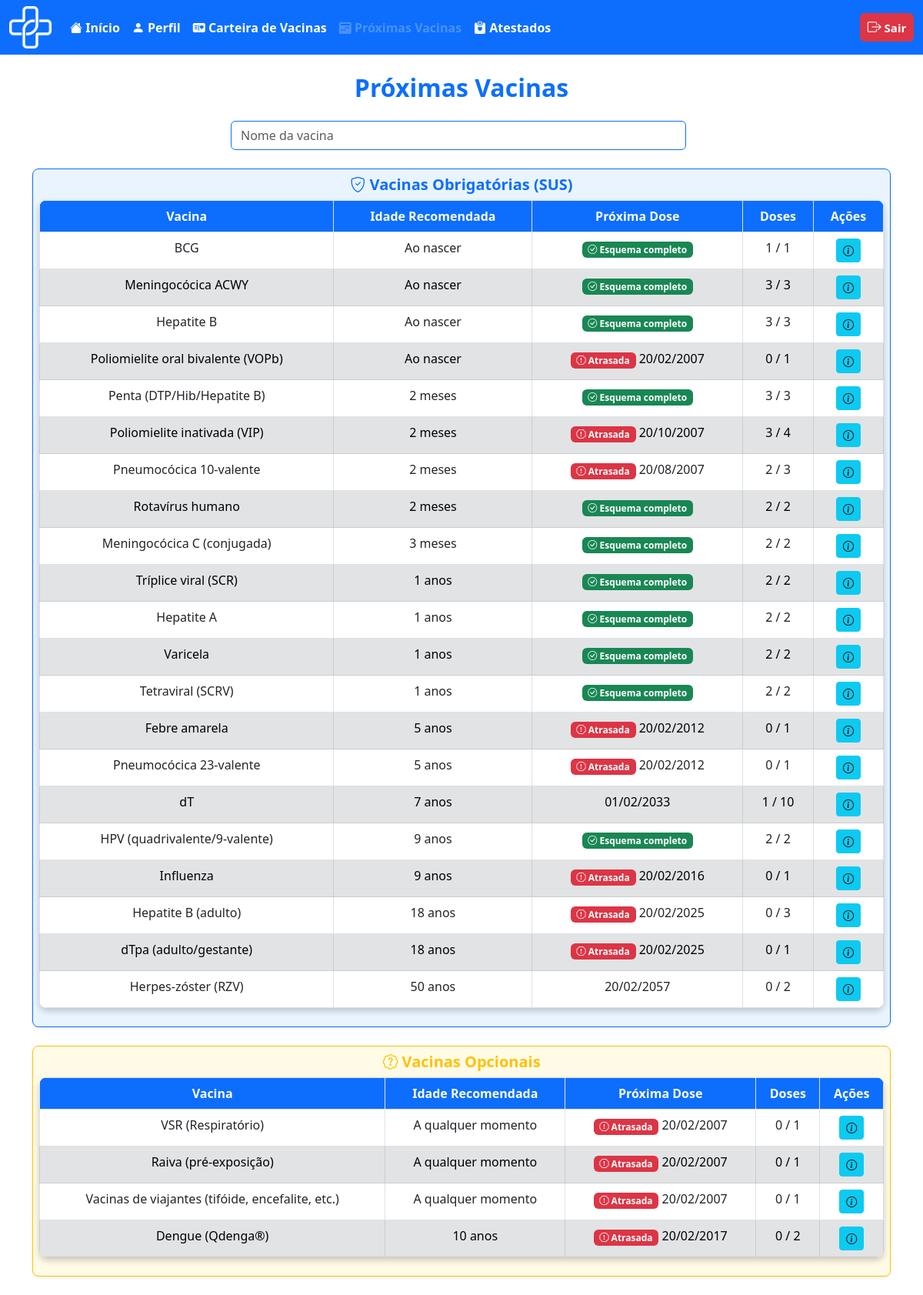
The app's page /usuario/proxima_vac.php (signed in), older data.
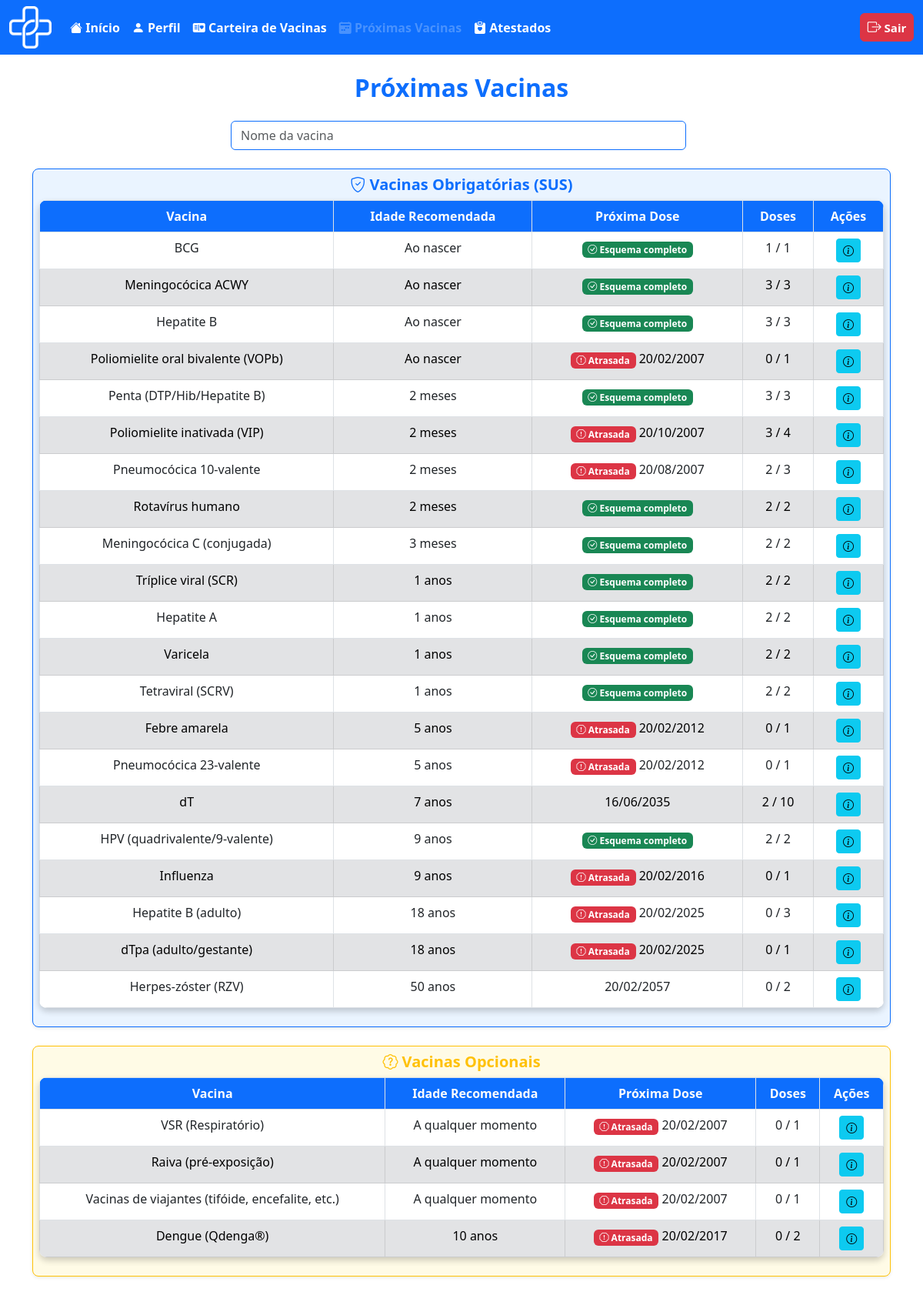
The same page, newer data.
### tables this page shows
CREATE TABLE `vacina` (
  `id_vaci` int(11) NOT NULL,
  `nome_vaci` varchar(100) NOT NULL,
  `fabri_vaci` varchar(100) NOT NULL,
  `lote_vaci` varchar(50) NOT NULL,
  `via_adimicao` varchar(50) NOT NULL,
  `n_dose` int(1) NOT NULL,
  `intervalo_dose` int(11) NOT NULL,
  `idade_reco` varchar(20) DEFAULT NULL,
  `estoque` int(11) NOT NULL,
  `sus` tinyint(1) NOT NULL DEFAULT 1
);

### usuario/proxima_vac.php (the view, shortened to what the changed rows need)
<?php
include('../outros/db_connect.php');
$id_usuario = $_SESSION['id_usuario'];
$stmt = $conn->prepare("SELECT naci_usuario FROM usuario WHERE id_usuario = ?");
$stmt->bind_param("i", $id_usuario);
$stmt->execute();
$stmt->bind_result($naci_usuario);
$naci_usuario = $naci_usuario ?? date('Y-m-d');
$sql = "SELECT id_vaci, nome_vaci, idade_reco, n_dose, intervalo_dose, sus FROM vacina";
$result = $conn->query($sql);
$vacinas = [];
while ($row = $result->fetch_assoc()) {
    $vacinas[] = $row;
}
$sql_aplic = "SELECT id_vaci, MAX(data_aplica) as ultima_data, MAX(dose_aplicad) as ultima_dose, COUNT(*) as total_doses
              FROM aplicacao
              WHERE id_usuario = ?
              GROUP BY id_vaci";
$stmt = $conn->prepare($sql_aplic);
$stmt->bind_param("i", $id_usuario);
$stmt->execute();
$res_aplic = $stmt->get_result();
$aplicacoes = [];
while ($row = $res_aplic->fetch_assoc()) {
    $aplicacoes[$row['id_vaci']] = $row;
}
function calcularProximaDose($vacina, $aplicacao, $naci_usuario) {
    $idade_reco = trim($vacina['idade_reco']);
    $intervalo = intval($vacina['intervalo_dose']);
    $n_dose = intval($vacina['n_dose']);
    if (!$aplicacao) {
        if (preg_match('/(\d+)\s*mes/i', $idade_reco, $m)) {
            $meses = intval($m[1]);
            $data = date('Y-m-d', strtotime("+$meses months", strtotime($naci_usuario)));
            return $data;
        } elseif (preg_match('/(\d+)\s*ano/i', $idade_reco, $m)) {
            $anos = intval($m[1]);
            $data = date('Y-m-d', strtotime("+$anos years", strtotime($naci_usuario)));
            return $data;
        } else {
            return $naci_usuario;
        }
    } else {
        $ultima_data = $aplicacao['ultima_data'];
        $ultima_dose = intval($aplicacao['ultima_dose']);
        if ($ultima_dose >= $n_dose) {
            return "Esquema completo";
        }
        if ($intervalo > 0) {
            $data = date('Y-m-d', strtotime("+$intervalo months", strtotime($ultima_data)));
            return $data;
        } else {
            return "Consultar profissional";
        }
    }
}
function formatarIdade($idade_reco) {
    if (preg_match('/(\d+)\s*mes/i', $idade_reco, $m)) {
        if (intval($m[1]) === 0) return "Ao nascer";
        return $m[1] . " meses";
    } elseif (preg_match('/(\d+)\s*ano/i', $idade_reco, $m)) {
        return $m[1] . " anos";
    } else {
        return $idade_reco;
    }
}
    ?>
<!DOCTYPE html>
<html lang="pt-br">
<head>
    <link rel="stylesheet" href="../bootstrap/bootstrap-5.3.6-dist/css/bootstrap.min.css">
    <link href="https://cdn.jsdelivr.net/npm/bootstrap@5.3.0/dist/css/bootstrap.min.css" rel="stylesheet">
    <link href="https://cdn.jsdelivr.net/npm/bootstrap-icons@1.10.5/font/bootstrap-icons.css" rel="stylesheet">
</head>
<body>
    <div class="container min-vh-100 d-flex flex-column align-items-center justify-content-start pt-4">
        <h2 class="text-primary fw-bold mb-4 text-center w-100" style="max-width:600px;">
            Próximas Vacinas
        </h2>
        <div id="tabela-proximas-vacinas" class="flex-grow-1 w-100 d-flex flex-column align-items-center" style="max-width:1200px;">
            <div class="w-100">
                <?php
                $vacinas_filtradas = $vacinas;
                usort($vacinas_filtradas, 'ordenarIdadeRecomendada');
                $vacinas_obrigatorias = [];
                $vacinas_opcionais = [];
                foreach ($vacinas_filtradas as $vacina) {
                    if (isset($vacina['sus']) && intval($vacina['sus']) === 1) {
                        $vacinas_obrigatorias[] = $vacina;
                    } else {
                        $vacinas_opcionais[] = $vacina;
                    }
                }
                $grupos = [
                    ['Vacinas Obrigatórias (SUS)', $vacinas_obrigatorias, 'primary', 'bi-shield-check'],
                    ['Vacinas Opcionais', $vacinas_opcionais, 'warning', 'bi-patch-question']
                ];
                foreach ($grupos as [$titulo, $grupo, $cor, $icone]):
                if (count($grupo) > 0): ?>
                <div class="border border-<?= $cor ?> rounded-3 mb-4 p-2 shadow-sm w-100" style="background-color: <?= $cor === 'primary' ? '#eaf4ff' : '#fffbe6' ?>;">
                    <h5 class="text-<?= $cor ?> text-center mb-2 fw-bold">
                        <i class="bi <?= $icone ?>"></i> <?= $titulo ?>
                    </h5>
                    <table class="table table-bordered text-center mx-auto">
                        <thead>
                            <tr>
                                <th style="background-color: #0d6efd; color: #FDFDFD;">Vacina</th>
                                <th style="background-color: #0d6efd; color: #FDFDFD;">Idade Recomendada</th>
                                <th style="background-color: #0d6efd; color: #FDFDFD;">Próxima Dose</th>
                                <th style="background-color: #0d6efd; color: #FDFDFD;">Doses</th>
                                <th style="background-color: #0d6efd; color: #FDFDFD;">Ações</th>
                            </tr>
                        </thead>
                        <tbody>
                            <?php $rowIndex = 0; foreach ($grupo as $vacina):
                                $id_vaci = $vacina['id_vaci'];
                                $aplic = $aplicacoes[$id_vaci] ?? null;
                                $proxima_dose = calcularProximaDose($vacina, $aplic, $naci_usuario);
                                $doses_tomadas = $aplic ? intval($aplic['total_doses']) : 0;
                                $n_dose = intval($vacina['n_dose']);
                                $rowClass = ($rowIndex % 2 === 0) ? 'bg-fdfdfd' : 'table-secondary';
                                $modalId = "modalVacina" . $id_vaci;
                            ?>
                            <tr class="<?= $rowClass ?>">
                                <td><?= htmlspecialchars($vacina['nome_vaci']) ?></td>
                                <td><?= htmlspecialchars(formatarIdade($vacina['idade_reco'])) ?></td>
                                <td>
                                    <?php
                                    if ($proxima_dose === "Esquema completo") {
                                        echo '<span class="badge bg-success"><i class="bi bi-check-circle"></i> Esquema completo</span>';
                                    } elseif ($proxima_dose === "Consultar profissional") {
                                        echo '<span class="badge bg-warning text-dark"><i class="bi bi-exclamation-triangle"></i> Consultar profissional</span>';
                                    } elseif (strtotime($proxima_dose) < strtotime(date('Y-m-d'))) {
                                        echo '<span class="badge bg-danger"><i class="bi bi-exclamation-octagon"></i> Atrasada</span> ';
                                        echo date('d/m/Y', strtotime($proxima_dose));
                                    } else {
                                        echo date('d/m/Y', strtotime($proxima_dose));
                                    }
                                    ?>
                                </td>
                                <td><?= $doses_tomadas . " / " . $n_dose ?></td>
                                <td>
                                    <button class="btn btn-info btn-sm" data-bs-toggle="modal" data-bs-target="#<?= $modalId ?>">
                                        <i class="bi bi-info-circle"></i>
                                    </button>
                                </td>
                            </tr>
                            <?php $rowIndex++; endforeach; ?>
                        </tbody>
                    </table>
                </div>
                <?php endif; endforeach; ?>
            </div>
        </div>
    </div>
</body>
</html>

Row changes from the older to the newer data that the page shows:
changed vacina "dT": proxima_dose "01/02/2033" → "16/06/2035"; doses_tomadas "1" → "2"
